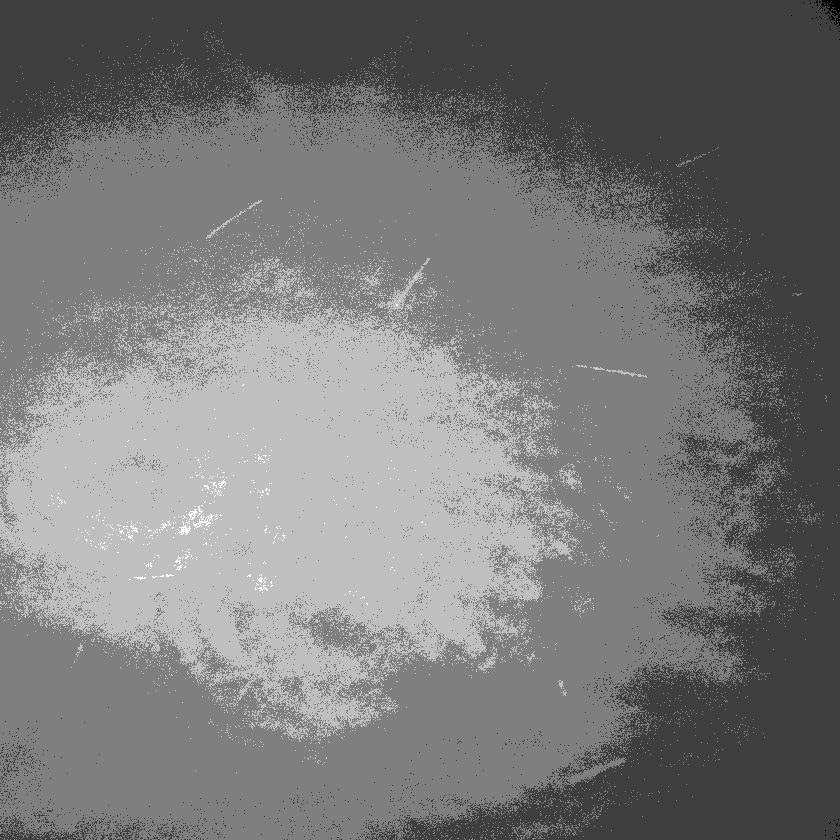
#> input picture 200818_xb_reaction2_6um003c1t001.tif, 840 x 840 px, shrunk from 1200 x 1200 before the run
$ python Microtubules_Detection_Version_2.py   (older library calls are emulated)
#> lines starting #> are read from the running program, lines starting #| are printed output that depends on the picture; after the words box and inside, x2 and y2 are one past the last pixel; in counts of white or black regions, pixels touching at a corner belong together
from scipy.spatial import distance as dist
from imutils import perspective
from imutils import contours
from PIL import Image
import numpy as np
import argparse
import imutils
import cv2
from cv2 import drawContours

# center point
def midpoint(ptA, ptB):
	return ((ptA[0] + ptB[0]) * 0.5, (ptA[1] + ptB[1]) * 0.5)

# [7 lines of commented-out code are left out]
tiff_image = cv2.imread("200818_xb_reaction2_6um003c1t001.tif", cv2.IMREAD_ANYCOLOR | cv2.IMREAD_ANYDEPTH)
#> tiff_image is the input picture: shape (840, 840) uint16; min 187, max 1236, mean 617.8
image = cv2.normalize(tiff_image, None, 0, 255, cv2.NORM_MINMAX, dtype=cv2.CV_8U)
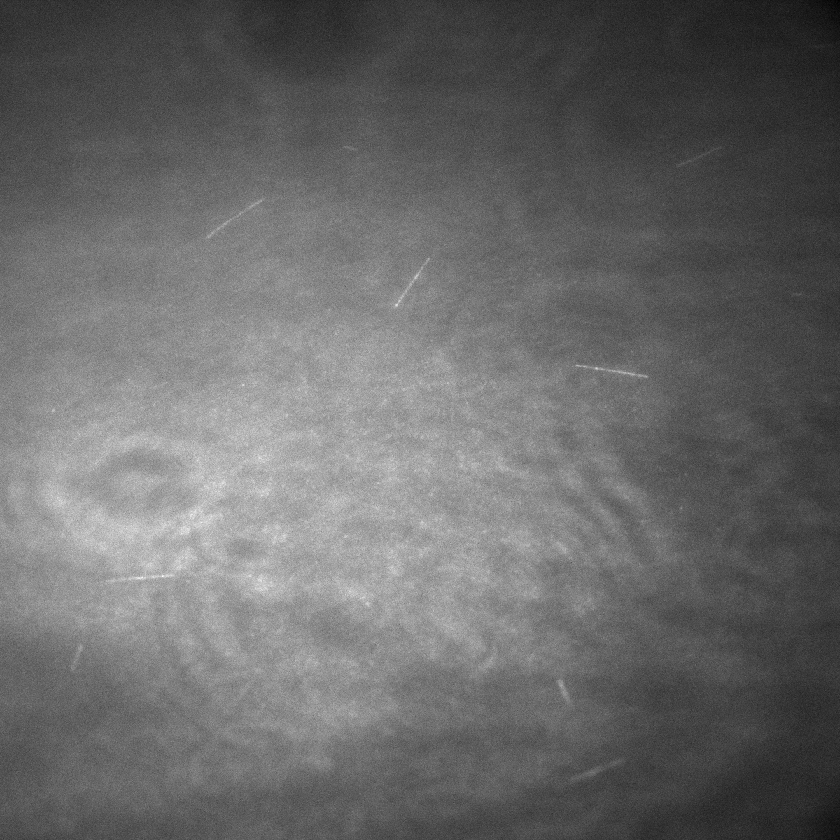
#> image: shape (840, 840); min 0, max 255, mean 104.7
cv2.imshow("Image", image)
imgsize = image.shape
#> imgsize = (840, 840)
#print(imgsize)

# gray grade
#gray = cv2.cvtColor(image, cv2.COLOR_BGR2GRAY)

# bilateral filter
bilateral = cv2.bilateralFilter(image,3,1,1)

# median filter
median = cv2.medianBlur(image,3)
#cv2.imshow("median", median)

# gauss filter to denoise
gauss = cv2.GaussianBlur(image, (3, 3), 0)

# edge detection
#median = np.uint8(median)
edged = cv2.Canny(median, 40, 160)
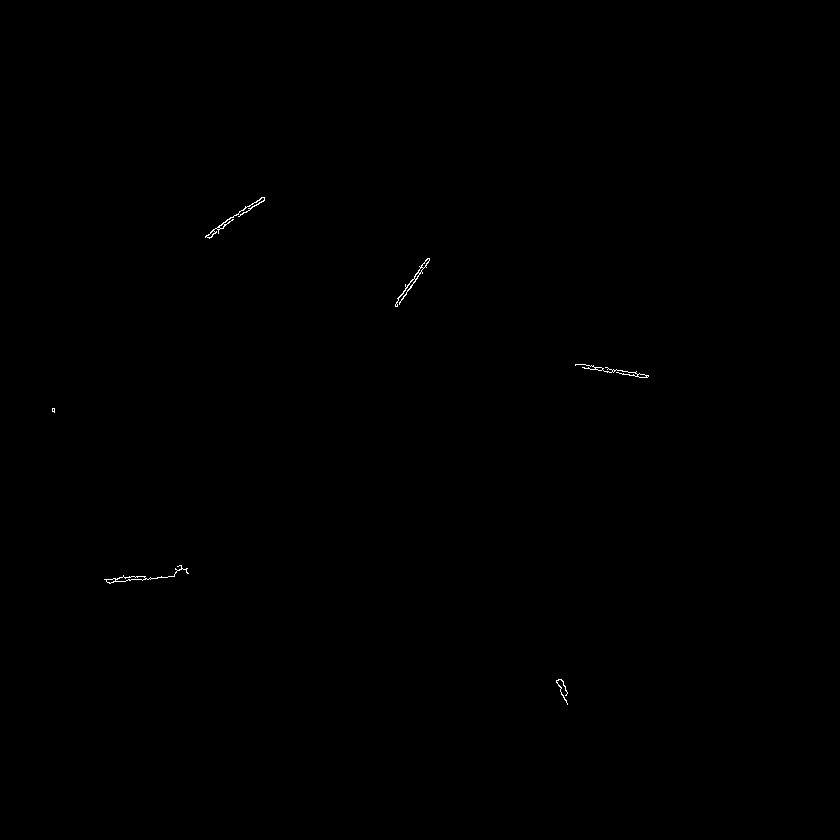
#> edged: shape (840, 840); 0.1% white in thin lines or dots, all inside (x1, y1, x2, y2) = (52, 197, 649, 705)
cv2.imshow("edge", edged)
cv2.waitKey(0)

# fill up the gap within objects
edged = cv2.dilate(edged, None, iterations=1)
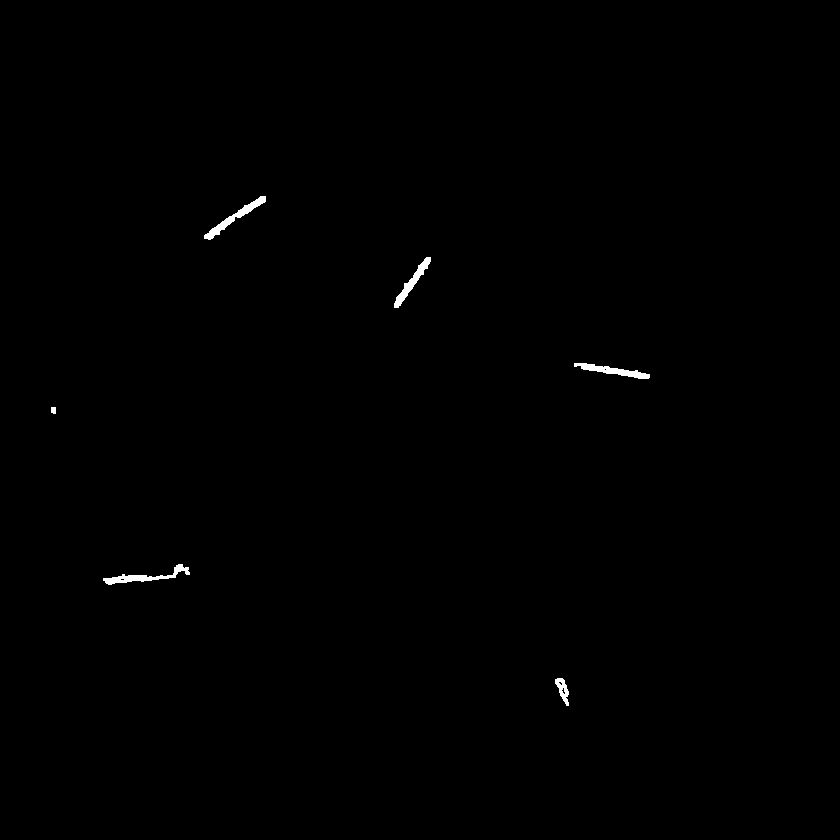
#> edged: shape (840, 840); 0.3% white; 6 white regions, box (x1, y1, x2, y2) and area: (204, 196, 266, 240) 504, (103, 564, 190, 585) 501, (574, 363, 650, 379) 463, (394, 257, 431, 308) 431, (555, 678, 569, 706) 197, (51, 407, 56, 414) 33
edged = cv2.erode(edged, None, iterations=1)
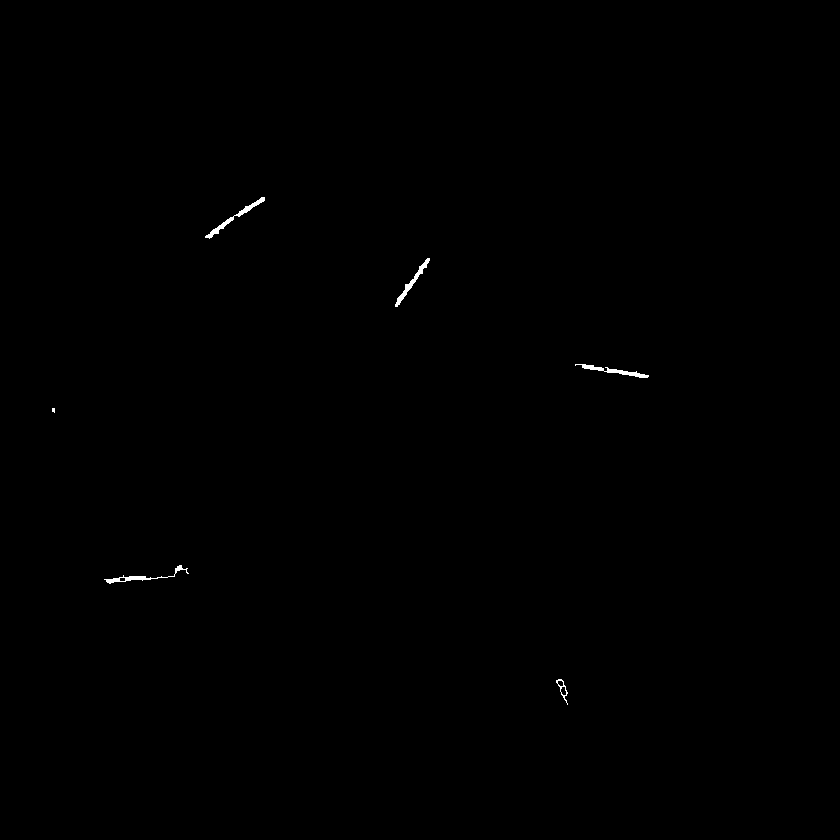
#> edged: shape (840, 840); 0.16% white; 6 white regions (1 under 20 px)

# find objects
cnts = cv2.findContours(edged.copy(), cv2.RETR_EXTERNAL,
	cv2.CHAIN_APPROX_SIMPLE)
#> cnts = 6 contours, 1 with area under 20; largest, box (x1, y1, x2, y2) and area: (205, 197, 265, 239) 226, (395, 258, 430, 307) 203, (575, 364, 649, 378) 188, (104, 565, 189, 584) 170, (556, 679, 568, 705) 96
cnts = imutils.grab_contours(cnts)

print(len(cnts))
#| 6

# order the sequence from left to right of the object
if len(cnts) > 0:
    cnts = contours.sort_contours(cnts)[0]

#(cnts, _) = contours.sort_contours(cnts)

pixelsPerMetric = None

boxes = []
tltrX_list = []
tltrY_list = []
blbrX_list = []
blbrY_list = []

tlblX_list = []
tlblY_list = []
trbrX_list = []
trbrY_list = []

dA_list = []
dB_list = []

# for loop for all contour
for c in cnts:
	# if it's too samll, it might be noise, just ignore it
	if cv2.contourArea(c) < 30:
		continue

	orig = image.copy()
	box = cv2.minAreaRect(c)
	box = cv2.cv.BoxPoints(box) if imutils.is_cv2() else cv2.boxPoints(box)
	box = np.array(box, dtype="int")

	box = perspective.order_points(box)

	boxes.append(box.astype("int"))

	#cv2.drawContours(orig, [box.astype("int")], -1, (0, 255, 0), 2)

	#for (x, y) in box:
		#cv2.circle(orig, (int(x), int(y)), 5, (0, 0, 255), -1)

	(tl, tr, br, bl) = box
	(tltrX, tltrY) = midpoint(tl, tr)
	(blbrX, blbrY) = midpoint(bl, br)

	(tlblX, tlblY) = midpoint(tl, bl)
	(trbrX, trbrY) = midpoint(tr, br)

	tltrX_list.append(tltrX)
	tltrY_list.append(tltrY)
	blbrX_list.append(blbrX)
	blbrY_list.append(blbrY)

	tlblX_list.append(tlblX)
	tlblY_list.append(tlblY)
	trbrX_list.append(trbrX)
	trbrY_list.append(trbrY)


	# [7 lines of commented-out code are left out]

	dA = dist.euclidean((tltrX, tltrY), (blbrX, blbrY))
	dB = dist.euclidean((tlblX, tlblY), (trbrX, trbrY))

	dA_list.append(dA)
	dB_list.append(dB)
#> this loop made 6 passes
#> (tl, tr, br, bl, tltrX, tltrY, blbrX, blbrY) on passes 2 to 6: ([103, 578], [186, 563], [188, 573], [105, 588], 144.5, 570.5, 146.5, 580.5), ([203, 235], [261, 194], [265, 199], [207, 240], 232, 214.5, 236, 219.5), ([390, 302], [425, 255], [431, 259], [396, 307], 407.5, 278.5, 413.5, 283), ([561, 677], [571, 702], [565, 704], [555, 680], 566, 689.5, 560, 692), ([575, 361], [648, 372], [647, 378], [574, 366], 611.5, 366.5, 610.5, 372)
#> after the loop, blbrX_list = [146.5, 236, 413.5, 560, 610.5]; blbrY_list = [580.5, 219.5, 283, 692, 372]; boxes = [[[103, 578], [186, 563], [188, 573], [105, 588]], [[203, 235], [261, 194], [265, 199], [207, 240]], [[390, 302], [425, 255], [431, 259], [396, 307]], [[561, 677], [571, 702], [565, 704], [555, 680]], [[575, 361], [648, 372], [647, 378], [574, 366]]]; dA_list = [10.2, 6.4, 7.5, 6.5, 5.59]; dB_list = [84.34, 71.03, 59, 26.46, 73.9]; tlblX_list = [104, 205, 393, 558, 574.5]; tlblY_list = [583, 237.5, 304.5, 678.5, 363.5]; tltrX_list = [144.5, 232, 407.5, 566, 611.5]; tltrY_list = [570.5, 214.5, 278.5, 689.5, 366.5]; trbrX_list = [187, 263, 428, 568, 647.5]; trbrY_list = [568, 196.5, 257, 703, 375]

	# [11 lines of commented-out code are left out]

tltrX_list = np.array(tltrX_list)
tltrY_list = np.array(tltrY_list)
blbrX_list = np.array(blbrX_list)
blbrY_list = np.array(blbrY_list)

tlblX_list = np.array(tlblX_list)
tlblY_list = np.array(tlblY_list)
trbrX_list = np.array(trbrX_list)
trbrY_list = np.array(trbrY_list)

print(len(tltrX_list))
#| 5

img = image.copy()
for i in range(len(tltrX_list)):
	cv2.line(img, (int(tltrX_list[i]), int(tltrY_list[i])), (int(blbrX_list[i]), int(blbrY_list[i])),(255, 0, 255), 2)
	cv2.line(img, (int(tlblX_list[i]), int(tlblY_list[i])), (int(trbrX_list[i]), int(trbrY_list[i])),(255, 0, 255), 2)
	cv2.putText(img, "{:.1f}".format(dA_list[i]), (int(tltrX_list[i] - 15), int(tltrY_list[i] - 10)), cv2.FONT_HERSHEY_SIMPLEX, 0.65, (255, 255, 255), 2)
	cv2.putText(img, "{:.1f}".format(dB_list[i]), (int(trbrX_list[i] + 10), int(trbrY_list[i])), cv2.FONT_HERSHEY_SIMPLEX,0.65, (255, 255, 255), 2)
#> this loop made 5 passes
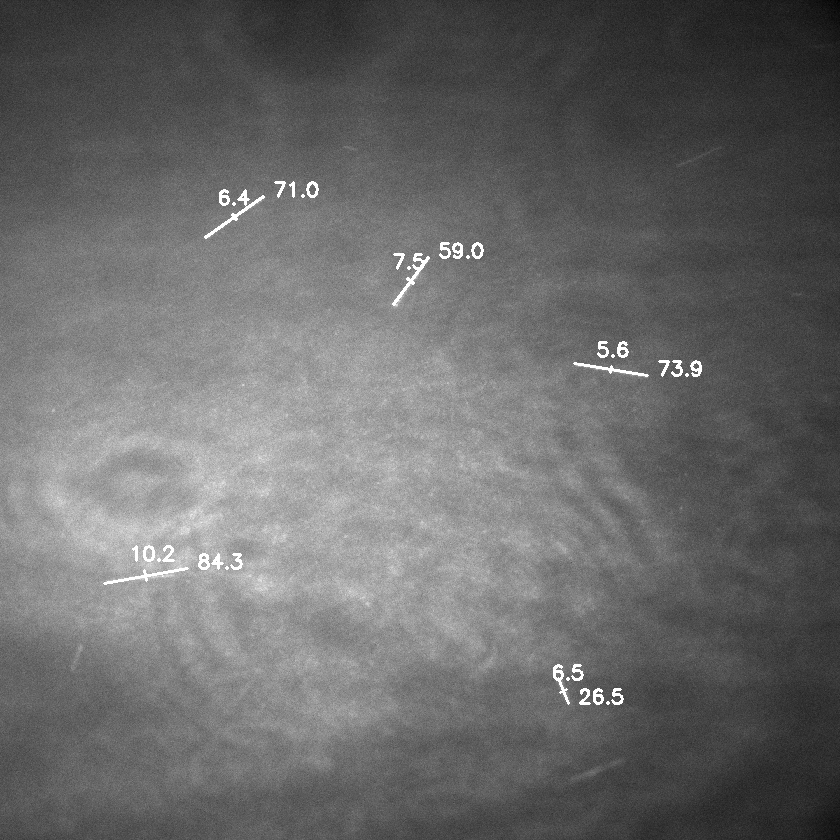
#> img: shape (840, 840); 0.55% of pixels changed, all inside (x1, y1, x2, y2) = (103, 181, 702, 705)

img_box = image.copy()
for k in range(len(boxes)):
    cv2.drawContours(img_box, [boxes[k].astype("int")], -1, (0, 255, 0), 2)
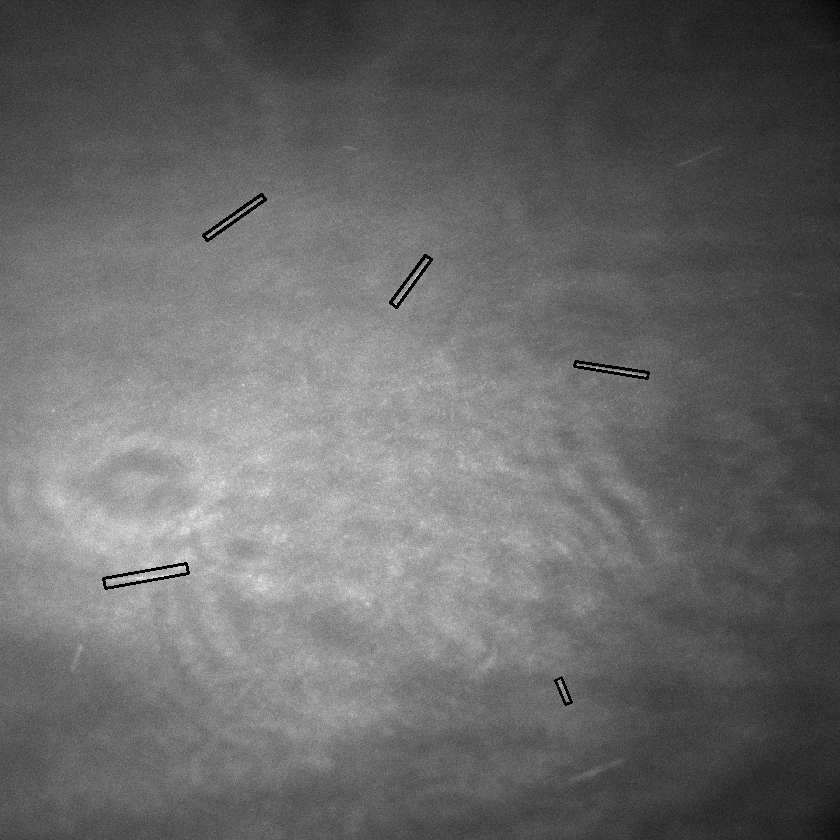
#> img_box: shape (840, 840); 0.3% of pixels changed, all inside (x1, y1, x2, y2) = (102, 193, 650, 706)
cv2.imshow("Image_box", img_box)

cv2.imshow("Image", img)
cv2.waitKey(0)
